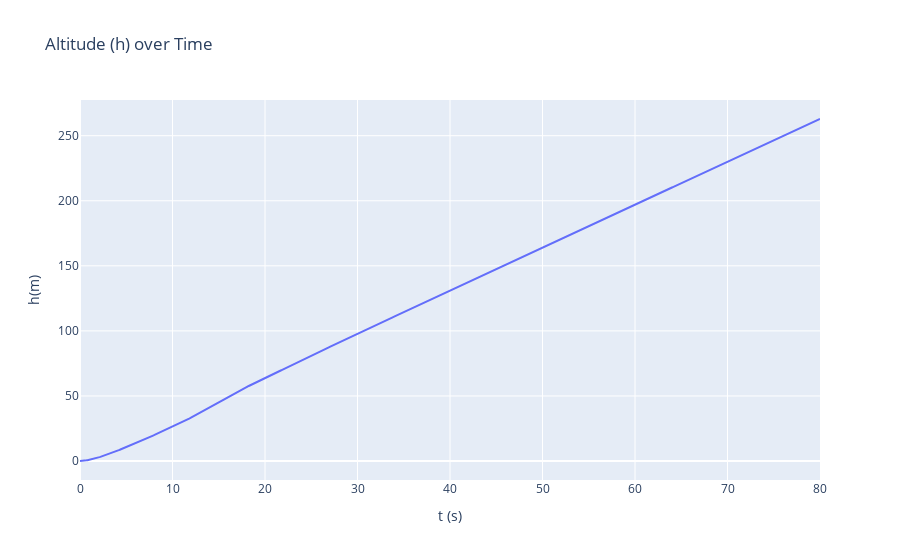

Write notebook code for a chart like this one.
### Code cell
fig = go.Figure()
fig.add_trace(go.Scatter(x=t, y=-np.array(z), mode='lines', name='h(m)'))
fig.update_layout(title='Altitude (h) over Time',
                  xaxis_title='t (s)',
                  yaxis_title='h(m)')
fig.show()

### Figure 1 — Plotly figure (JSON) as saved in the notebook; plotly's stock layout.template omitted (floating-point values rounded to 4 significant figures; data arrays with more than 128 entries replaced by an {"elided": "..."} marker saying what was removed)
{"data": [{"mode": "lines", "name": "h(m)", "type": "scatter", "x": {"elided": "801 float values"}, "y": {"elided": "801 float values"}}], "layout": {"title": {"text": "Altitude (h) over Time"}, "xaxis": {"title": {"text": "t (s)"}}, "yaxis": {"title": {"text": "h(m)"}}}}
